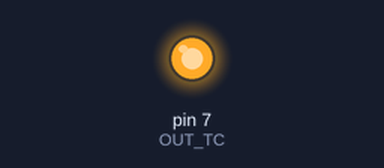
A program run on a simulated Raspberry Pi (header pin numbers). On the bench: output pins drawn as LEDs (lit = HIGH). At 2.0 s the program stops and its outputs stay as they are.

Above: at 0.1 s.
At 2.1 s:
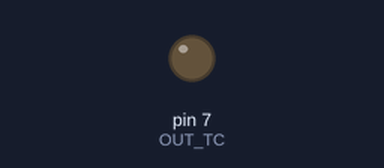
Timing chart, 0 to 3.5 s (numbered marks = the images above):
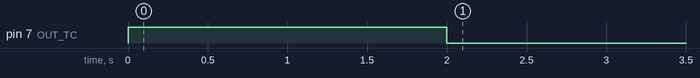

Measured:
- by itself, pin 7 (OUT_TC): LOW → HIGH at 0.00 s, → LOW 2.0 s later

The program:

open.py
```python
#!/usr/bin/python

import time
import RPi.GPIO as GPIO

# constant
OUT_TC = 7

# to use Raspberry Pi board pin numbers
GPIO.setmode(GPIO.BOARD)
GPIO.setwarnings(False)
# Set up the GPIO channels - one input and one output
GPIO.setup(OUT_TC, GPIO.OUT)

# Output to pin 12
GPIO.output(OUT_TC, GPIO.HIGH)
time.sleep(2);
GPIO.output(OUT_TC, GPIO.LOW)
```
